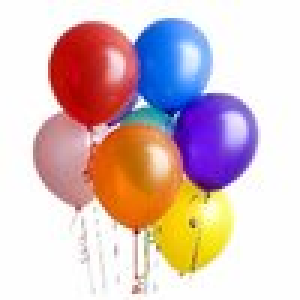
#> input picture globos2.png, 100 x 100 px (shown 3 times larger)
$ python globales.py
#> lines starting #> are read from the running program, lines starting #| are printed output that depends on the picture
# -*- coding: utf-8 -*-
"""
Created on Wed Sep 30 00:28:51 2020

@author: usuario
"""
import matplotlib.image as mpimg
#Variables globales
#Lectura de imagen y dimensiones
imgGlobos = mpimg.imread('globos2.png')
#> imgGlobos is the input picture: shape (100, 100, 3) float32; mean R, G, B 0.849, 0.756, 0.759
imagenR = imgGlobos[:,:,0]
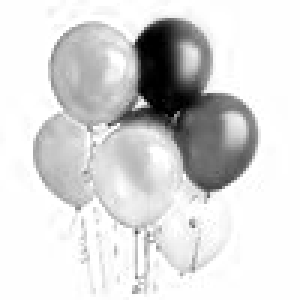
#> imagenR: shape (100, 100) float32 (shown 3 times larger); min 0, max 1, mean 0.849
imagenG = imgGlobos[:,:,1]
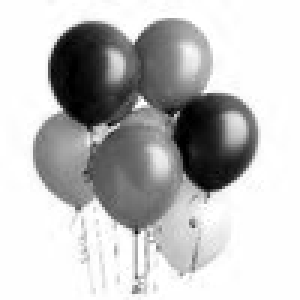
#> imagenG: shape (100, 100) float32 (shown 3 times larger); min 0, max 1, mean 0.756
imagenB = imgGlobos[:,:,2]
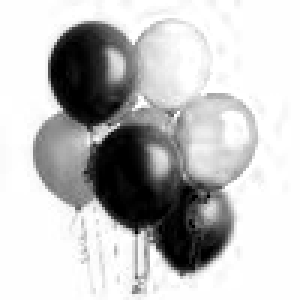
#> imagenB: shape (100, 100) float32 (shown 3 times larger); min 0, max 1, mean 0.759
#Seleccion de algoritmo de mutacion
algoritmoSeleccionado = 0
#Dimensiones
N = len(imgGlobos)
#> N = 100
M = len(imgGlobos[0])
#> M = 100
#Parametros Principales
cantidadCirculos = 50
cantidadGeneraciones = 5000
tamañoPoblacion = 50
porcentajeMutacion = 0.3
tamañoElite = 2
epsilum = 0.1
#Variables: Posicion X de círculo, Posicion Y, Radio, Valor de Canal R, G y B.
nroVariables = 6*cantidadCirculos
listaLimiteInferior = [1,1,1,0,0,0]
listaLimiteSuperior = [N-1,M-1,max(N,M)/4,1,1,1]
#> listaLimiteSuperior = [99, 99, 25, 1, 1, 1]
#Indica si el valor de la variable es entera(1) o real(0)
tiposDatos = [1,1,1,0,0,0]

$ run again, with lineas.png copied over globos2.png
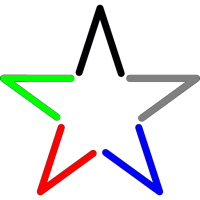
#> input picture lineas.png, 200 x 200 px
#> imgGlobos is the input picture: shape (200, 200, 4) float32; mean R, G, B, A 0.914, 0.914, 0.914, 1
#> `imagenG = imgGlobos[:,:,1]`:
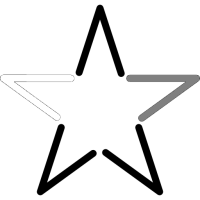
#> imagenG: shape (200, 200) float32; min 0, max 1, mean 0.914
#> `imagenB = imgGlobos[:,:,2]`:
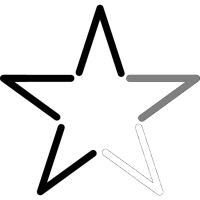
#> imagenB: shape (200, 200) float32; min 0, max 1, mean 0.914
#> N = 200
#> listaLimiteSuperior = [199, 199, 50, 1, 1, 1]
